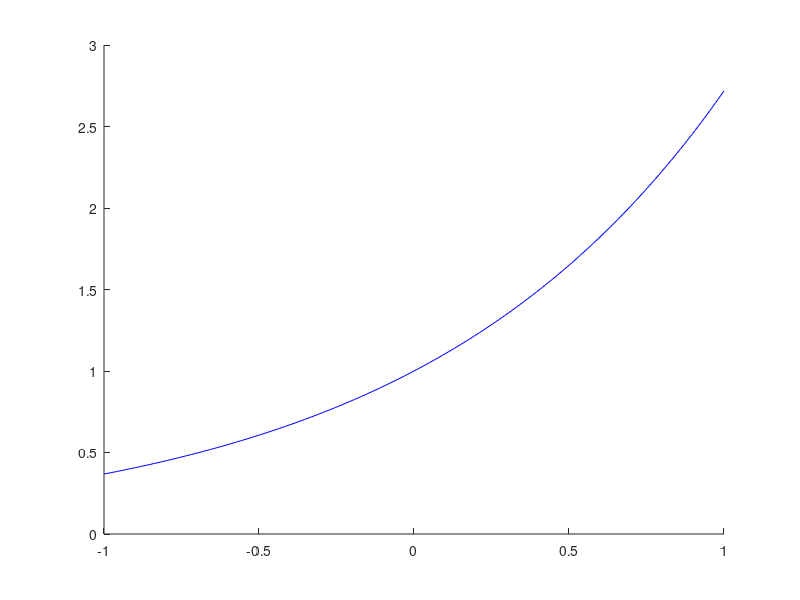

The MATLAB script that drew this image: (Note: this script raises an error after producing the figure.)
clear all
close all
%c=[-2 -1 0 0]
%b=[2 6]'
%A = [[1 -1 1 0 ];
%      [1 1 0 1];
%]
%simplesimplex_succint(c,A,b,[3 4])

funct = {}


N = 100;
a = -1;
b = 1;
r = linspace(a,b,N)';
f1 = exp(r);

figure;
hold on;
plot(r,f1,'b');

% For each degree try out function %
for deg=0:5,
d = deg;

[A b c] =getChebyShev(f1,d,r);
size(A)

% A x = b
% minimize ( c . x )
%[p fval]=linprog(-b,A',c);
N=size(A,2);
[x,fval] = linprog(c,-eye(N,N),zeros(N,1),A,b);

poly = zeros(d+1,1);
polynomial_s = '0';
for j=1:d+1
  poly(j) =  x(2*j-1) - x(2*j);
  %polynomial_s = [polynomial_s '+%fx^' sprintf('%d',j-1) ];
end

%polynomial_s;
%polynomial_s = sprintf(polynomial_s,poly)
%f_sol = inline(polynomial_s)
%funct{deg+1} = f_sol

%h_func = @(x)(f_sol(x))
%h_func= poly2sym(poly(end:-1:1));
%v1 = arrayfun(h_func,r);
v1 = polyval(poly(end:-1:1),r);
plot(r,v1,'r');
end
